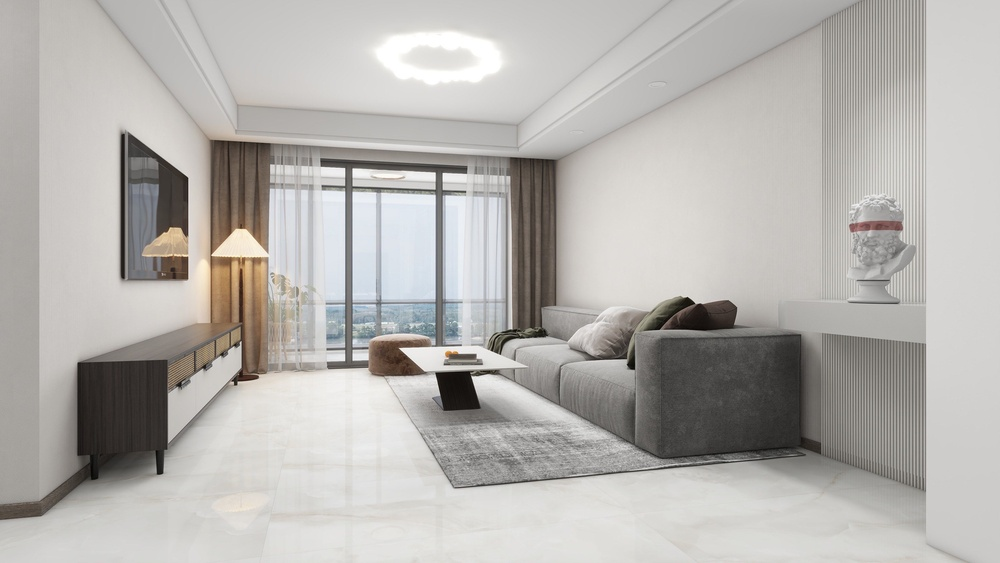
#> input picture data/raw/test012.jpg, 1000 x 563 px, shrunk from 3640 x 2048 before the run
$ python -i hsv_v3_geometry.py   (imports and definitions only)
#> lines starting #> are read from the running program, lines starting #| are printed output that depends on the picture; after the words box and inside, x2 and y2 are one past the last pixel; in counts of white or black regions, pixels touching at a corner belong together
import cv2
import numpy as np


def keep_largest_bottom_component(mask: np.ndarray) -> np.ndarray:
    """
    保留：
    - 与图像底部相连
    - 面积最大的连通区域
    """
    h, w = mask.shape
    num_labels, labels, stats, _ = cv2.connectedComponentsWithStats(
        mask, connectivity=8
    )

    if num_labels <= 1:
        return mask

    best_label = 0
    best_area = 0

    for label in range(1, num_labels):
        x, y, bw, bh, area = stats[label]

        # 是否接触图像底部
        touches_bottom = (y + bh) >= (h - 1)

        if touches_bottom and area > best_area:
            best_area = area
            best_label = label

    if best_label == 0:
        return np.zeros_like(mask)

    return (labels == best_label).astype(np.uint8)


def segment(image: np.ndarray) -> np.ndarray:
    """
    HSV + ROI + Geometry 地面可通行区域分割（最终冻结版）

    输入:
        image: RGB 图像 (H, W, 3)
    输出:
        mask: 0/1 二值图 (H, W)
    """

    h, w, _ = image.shape

    # ---------- 1. RGB → HSV ----------
    hsv = cv2.cvtColor(image, cv2.COLOR_RGB2HSV)
#> hsv: shape (563, 1000, 3); mean H, S, V 25.1, 13.1, 181.5

    # ---------- 2. HSV 阈值（经验 + 可解释） ----------
    lower = np.array([0, 0, 60])
    upper = np.array([180, 80, 255])
    binary = cv2.inRange(hsv, lower, upper)
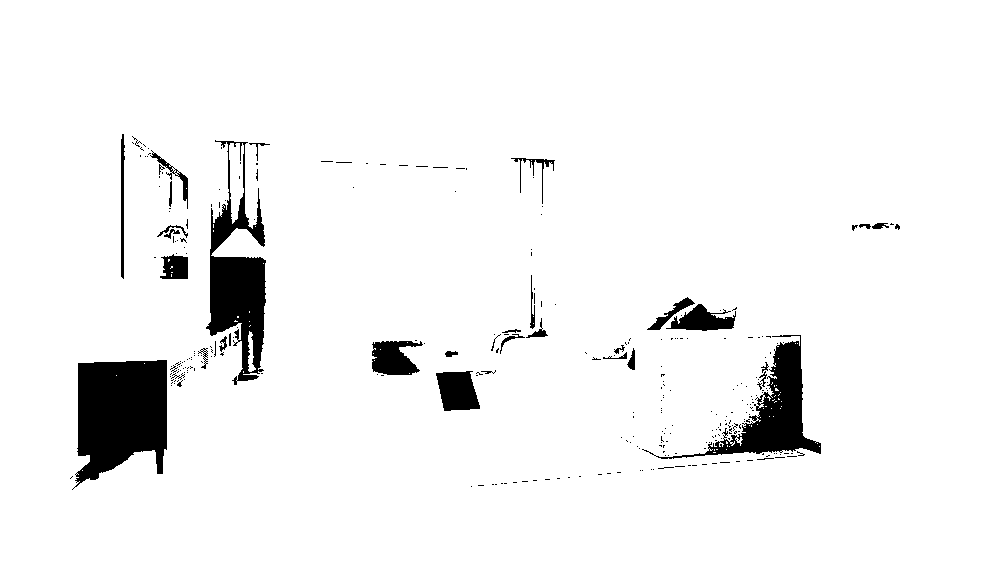
#> binary: shape (563, 1000); 95% white; 300 black regions (263 under 20 px), largest, box (x1, y1, x2, y2) and area: (72, 360, 167, 490) 9128, (206, 140, 266, 385) 6452, (642, 335, 821, 459) 5177

    # ---------- 3. ROI：只保留下半部分 ----------
    roi_mask = np.zeros_like(binary)
    roi_mask[int(h * 0.5):, :] = 255
    binary = cv2.bitwise_and(binary, roi_mask)
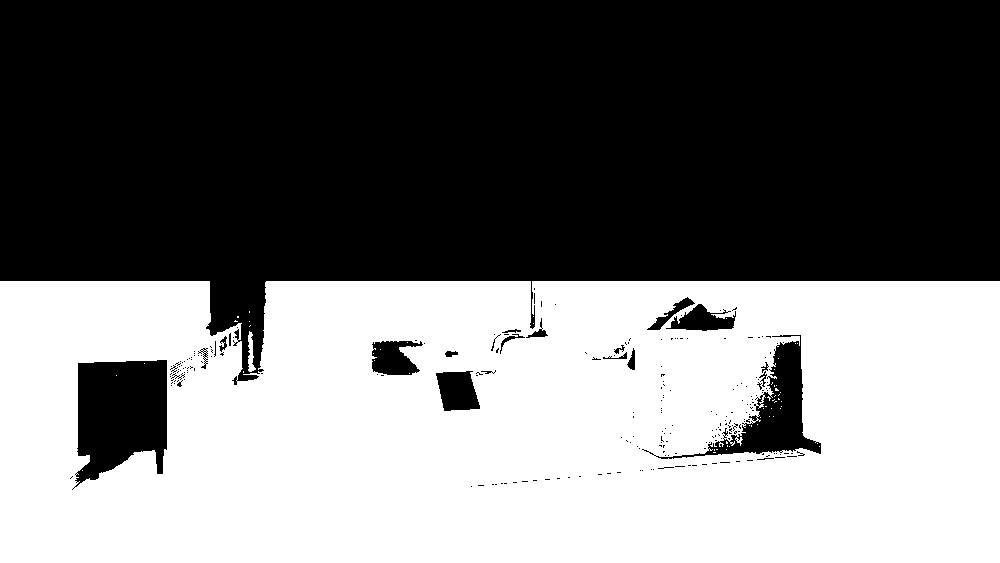
#> binary: shape (563, 1000); 45.9% white; 55 white regions (53 under 20 px), largest, box (x1, y1, x2, y2) and area: (0, 281, 1000, 563) 258397, (248, 331, 256, 372) 182

    # ---------- 4. 形态学去噪 ----------
    kernel = np.ones((5, 5), np.uint8)
    binary = cv2.morphologyEx(binary, cv2.MORPH_OPEN, kernel)
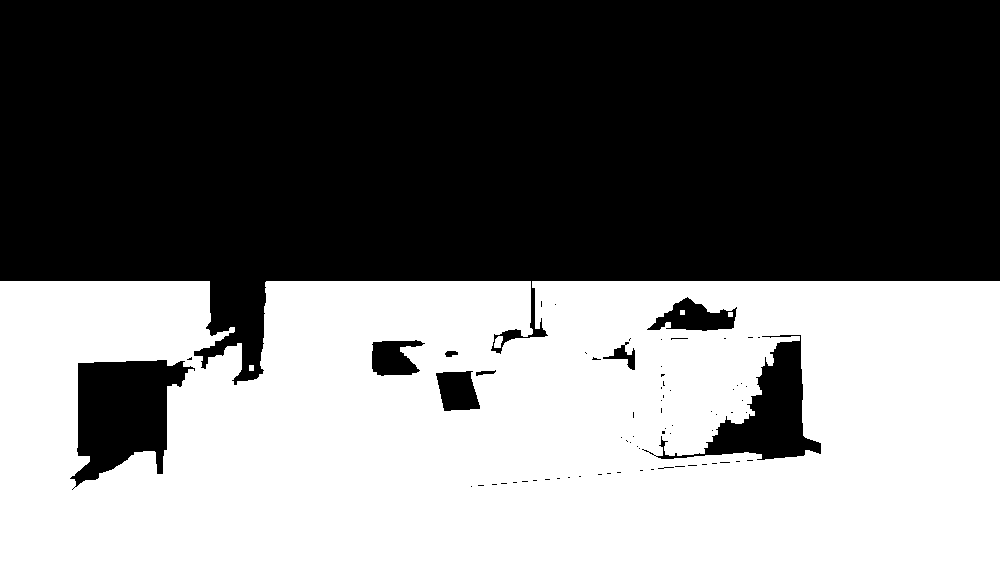
#> binary: shape (563, 1000); 45.4% white; 5 white regions, box (x1, y1, x2, y2) and area: (0, 281, 1000, 563) 255605, (494, 336, 503, 348) 83, (249, 365, 254, 371) 30, (680, 310, 685, 315) 25, (728, 312, 733, 317) 25
    binary = cv2.morphologyEx(binary, cv2.MORPH_CLOSE, kernel)
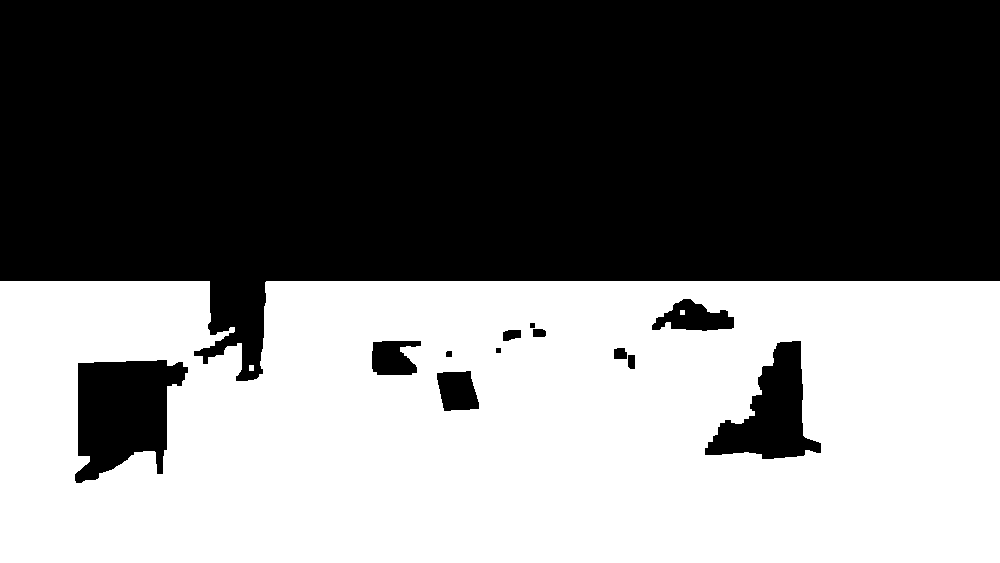
#> binary: shape (563, 1000); 45.6% white; 3 white regions, box (x1, y1, x2, y2) and area: (0, 281, 1000, 563) 256889, (249, 365, 254, 371) 30, (680, 310, 685, 315) 25

    # ---------- 5. 转为 0/1 ----------
    mask = (binary > 0).astype(np.uint8)

    # ---------- 6. 几何一致性约束 ----------
    mask = keep_largest_bottom_component(mask)
#> in keep_largest_bottom_component, `num_labels, labels, stats, _ = cv2.connectedComponentsWithStats( mask,..`:
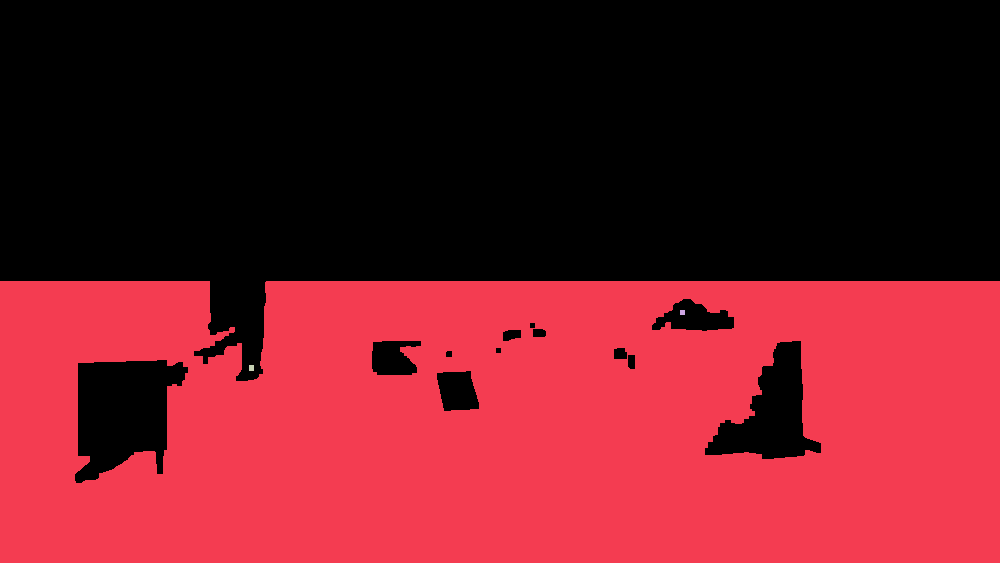
#> labels: shape (563, 1000) int32; 4 distinct labels, from 0 to 3; one colour per label, 0 black
#> in keep_largest_bottom_component, `num_labels, labels, stats, _ = cv2.connectedComponentsWithStats( mask,..`: num_labels = 4; stats = [[0, 0, 1000, 483, 306056], [0, 281, 1000, 282, 256889], [680, 310, 5, 5, 25], [249, 365, 5, 6, 30]]
#> the loop in keep_largest_bottom_component, `for label in range(1, num_labels):` made 3 passes
#> (x, y, bw, bh, area, touches_bottom, best_area) on pass 1: (0, 281, 1000, 282, 256889, True, 256889)
#> after the loop in keep_largest_bottom_component, `for label in range(1, num_labels):`: best_area = 256889; best_label = 1

    return mask

>>> import cv2
>>> picture = cv2.cvtColor(cv2.imread('../data/raw/test012.jpg'), cv2.COLOR_BGR2RGB)
>>> result = segment(picture)

$ run again, on data/raw/test013.jpg
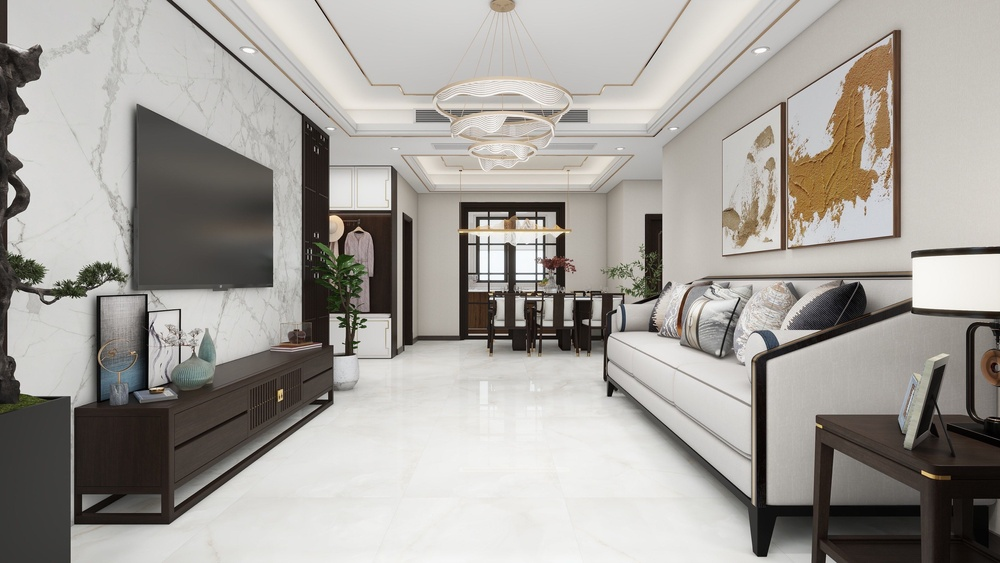
#> input picture data/raw/test013.jpg, 1000 x 563 px, shrunk from 3640 x 2048 before the run
#> hsv: shape (563, 1000, 3); mean H, S, V 24.8, 23.3, 163.2
#> mask: shape (563, 1000); values 0 (black) and 1 (white), 38.3% white; 11 white regions (1 under 20 px), largest, box (x1, y1, x2, y2) and area: (0, 281, 840, 563) 177476, (766, 281, 1000, 563) 34106, (974, 318, 1000, 419) 1694
#> in keep_largest_bottom_component, `num_labels, labels, stats, _ = cv2.connectedComponentsWithStats( mask,..`:
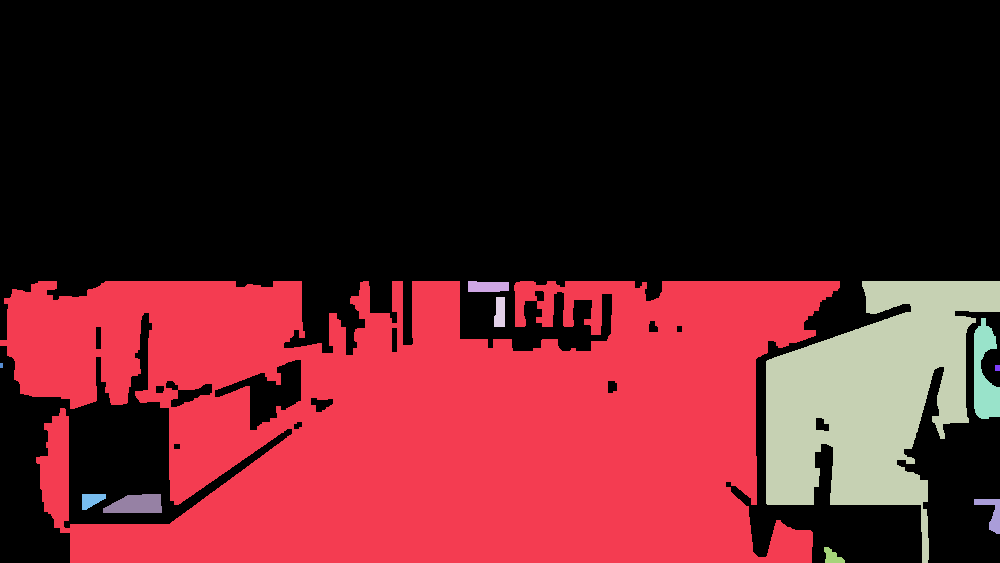
#> labels: shape (563, 1000) int32; 12 distinct labels, from 0 to 11; one colour per label, 0 black
#> num_labels = 12; stats = [[0, 0, 1000, 563, 347224], [0, 281, 840, 282, 177476], [468, 281, 41, 11, 410], [766, 281, 234, 282, 34106], [494, 297, 11, 30, 293], [974, 318, 26, 101, 1694], [0, 363, 3, 5, 15], [995, 365, 5, 6, 30], [82, 494, 24, 16, 265], [103, 494, 59, 19, 899], [974, 499, 26, 35, 386], [824, 547, 21, 16, 202]]
#> the loop in keep_largest_bottom_component, `for label in range(1, num_labels):` made 11 passes
#> (x, y, bw, bh, area, touches_bottom, best_area) on pass 1: (0, 281, 840, 282, 177476, True, 177476)
#> after the loop in keep_largest_bottom_component, `for label in range(1, num_labels):`: best_area = 177476; best_label = 1
#> in keep_largest_bottom_component, `return (labels == best_label).astype(np.uint8)`:
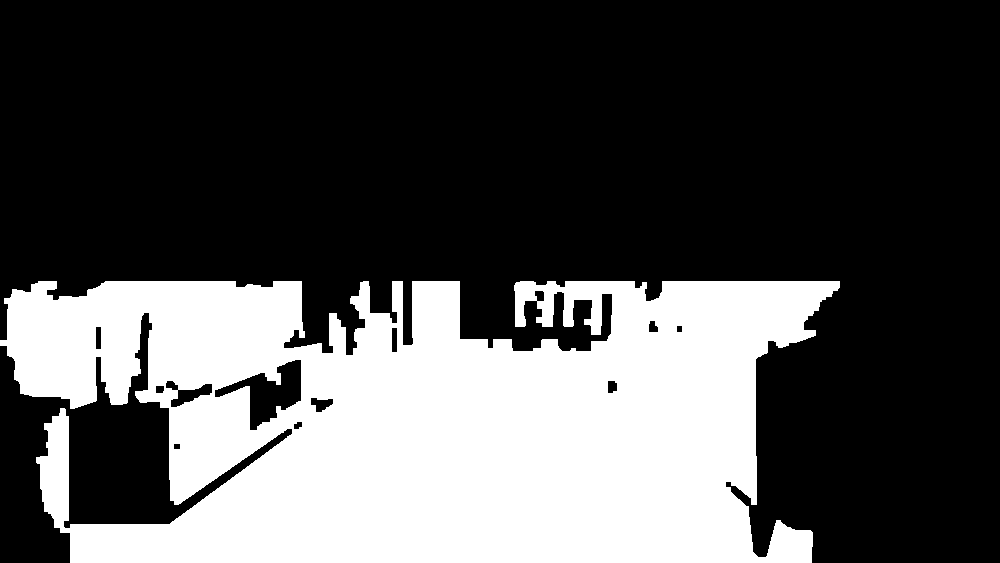
#> returned value: shape (563, 1000); values 0 (black) and 1 (white), 31.5% white; 1 white region, box (x1, y1, x2, y2) and area: (0, 281, 840, 563) 177476

$ run again, on data/raw/test029.jpg
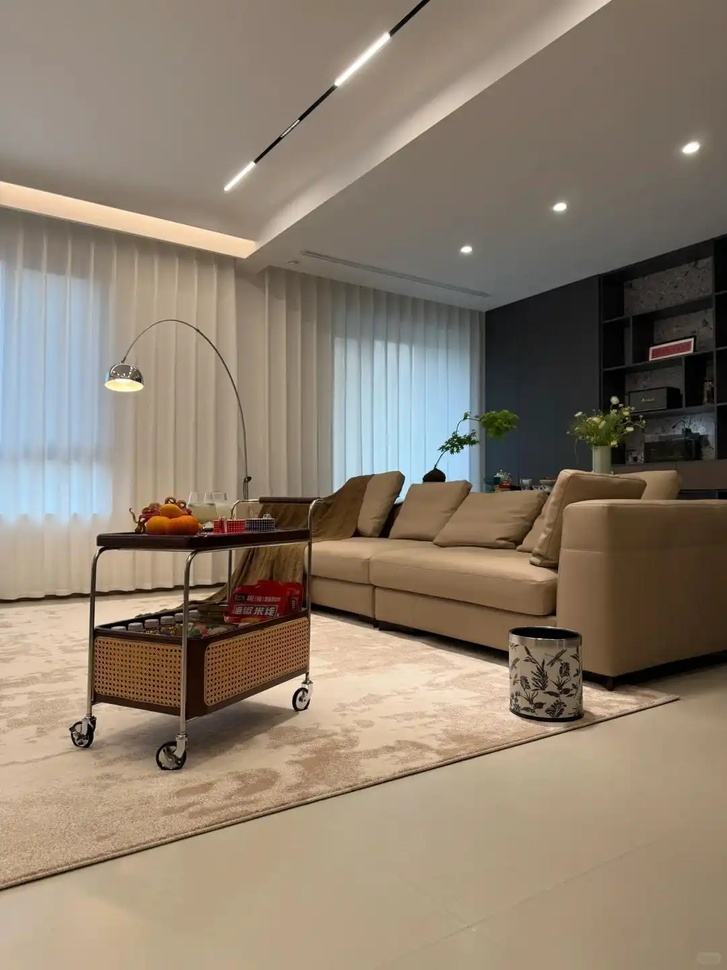
#> input picture data/raw/test029.jpg, 727 x 970 px, shrunk from 1080 x 1440 before the run
#> hsv: shape (970, 727, 3); mean H, S, V 25.1, 69.1, 143.3
#> mask: shape (970, 727); values 0 (black) and 1 (white), 30.9% white; 21 white regions, largest, box (x1, y1, x2, y2) and area: (0, 485, 727, 970) 216257, (119, 821, 149, 833) 228, (562, 656, 577, 688) 193
#> in keep_largest_bottom_component, `num_labels, labels, stats, _ = cv2.connectedComponentsWithStats( mask,..`:
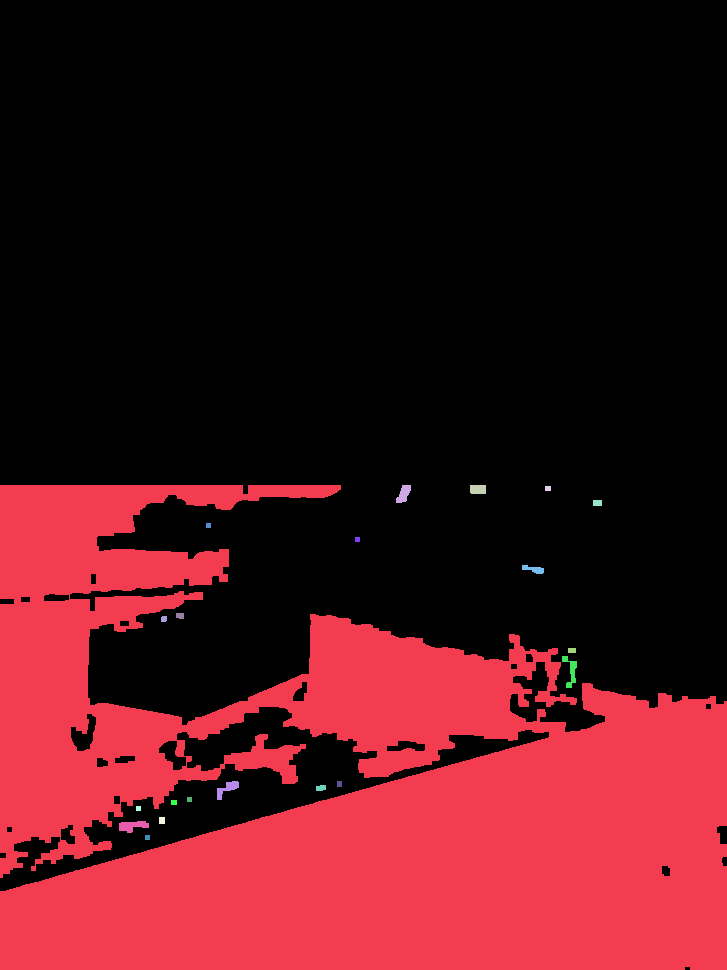
#> labels: shape (970, 727) int32; 22 distinct labels, from 0 to 21; one colour per label, 0 black
#> num_labels = 22; stats = 22 rows, first 6: [0, 0, 727, 970, 487414], [0, 485, 727, 485, 216257], [396, 485, 15, 18, 172], [470, 485, 16, 9, 143], [545, 486, 6, 5, 30], [593, 500, 9, 6, 54]
#> the loop in keep_largest_bottom_component, `for label in range(1, num_labels):` made 21 passes
#> (x, y, bw, bh, area, touches_bottom, best_area) on pass 1: (0, 485, 727, 485, 216257, True, 216257)
#> after the loop in keep_largest_bottom_component, `for label in range(1, num_labels):`: best_area = 216257; best_label = 1
#> in keep_largest_bottom_component, `return (labels == best_label).astype(np.uint8)`:
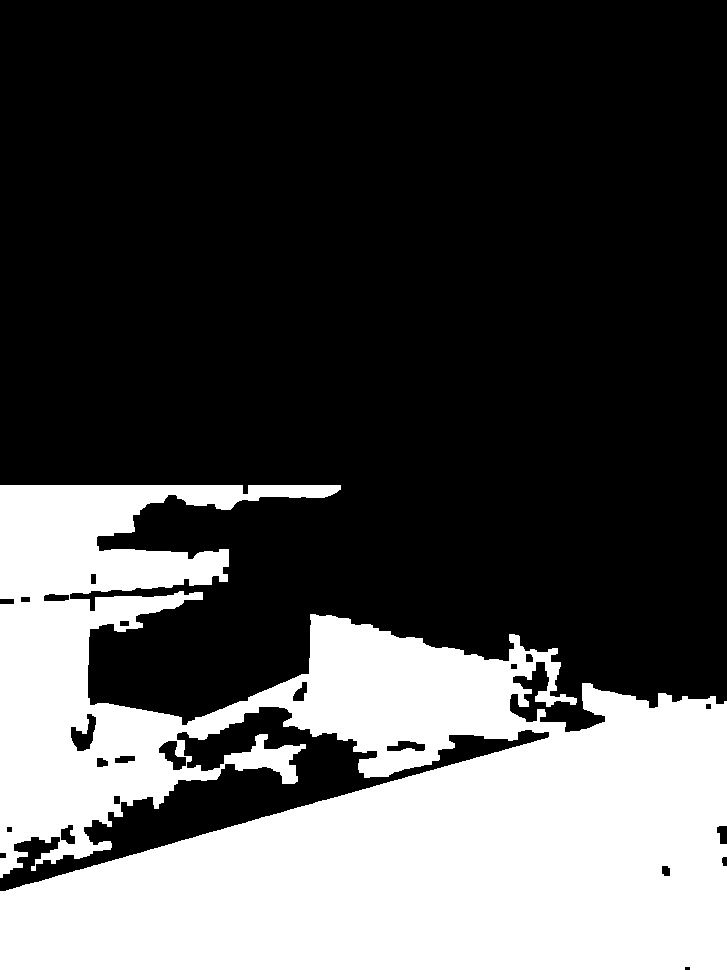
#> returned value: shape (970, 727); values 0 (black) and 1 (white), 30.7% white; 1 white region, box (x1, y1, x2, y2) and area: (0, 485, 727, 970) 216257
